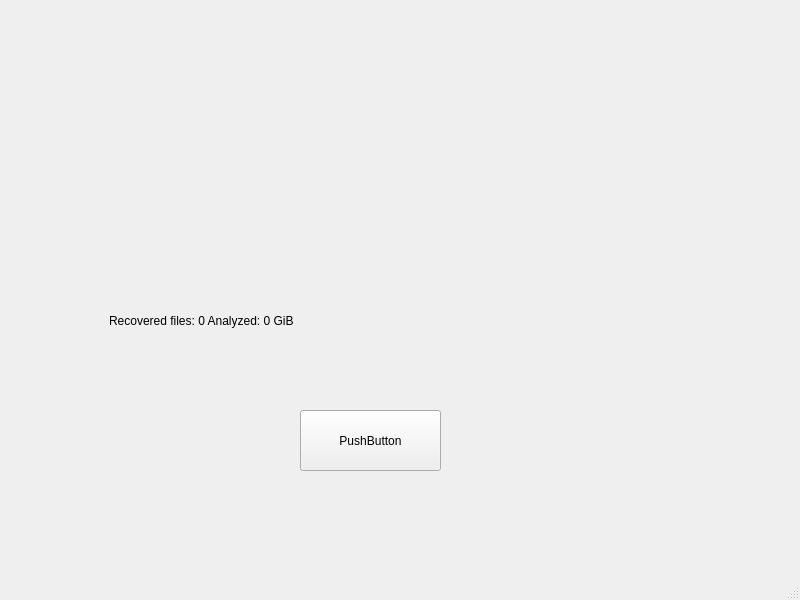
<?xml version="1.0" encoding="UTF-8"?>
<ui version="4.0">
 <class>MainWindow</class>
 <widget class="QMainWindow" name="MainWindow">
  <property name="geometry">
   <rect>
    <x>0</x>
    <y>0</y>
    <width>800</width>
    <height>600</height>
   </rect>
  </property>
  <property name="windowTitle">
   <string>MainWindow</string>
  </property>
  <widget class="QWidget" name="centralwidget">
   <widget class="QPushButton" name="runButton">
    <property name="geometry">
     <rect>
      <x>300</x>
      <y>410</y>
      <width>141</width>
      <height>61</height>
     </rect>
    </property>
    <property name="text">
     <string>PushButton</string>
    </property>
   </widget>
   <widget class="QLabel" name="progressLabel">
    <property name="geometry">
     <rect>
      <x>109</x>
      <y>310</y>
      <width>551</width>
      <height>21</height>
     </rect>
    </property>
    <property name="text">
     <string>Recovered files: 0 Analyzed: 0 GiB</string>
    </property>
   </widget>
  </widget>
  <widget class="QMenuBar" name="menubar">
   <property name="geometry">
    <rect>
     <x>0</x>
     <y>0</y>
     <width>800</width>
     <height>26</height>
    </rect>
   </property>
  </widget>
  <widget class="QStatusBar" name="statusbar"/>
 </widget>
 <resources/>
 <connections/>
</ui>
